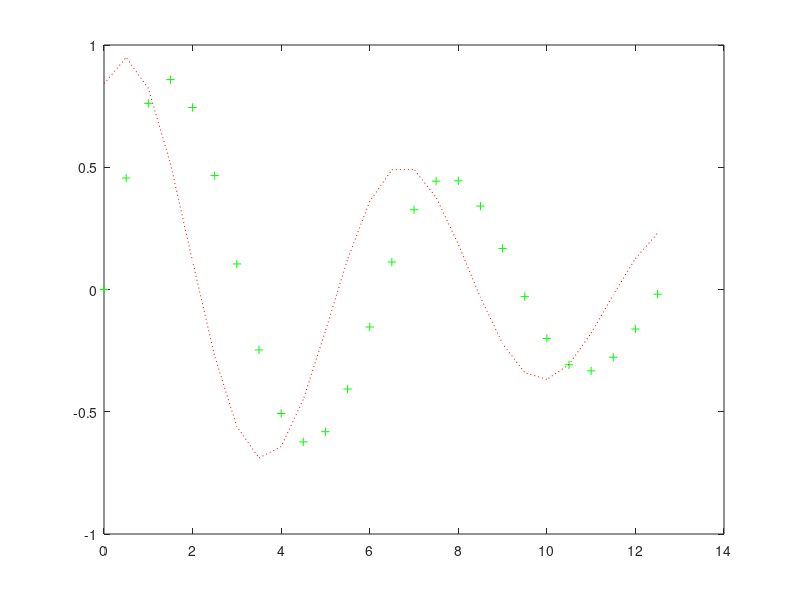

MATLAB code for this plot:
x=0:0.5:4*pi;
y1=exp(-0.1*x).*sin(x);
y2=exp(-0.1*x).*sin(x+1);
figure;
plot(x,y1,'+g');
hold on
plot(x,y2,':r')
hold off
